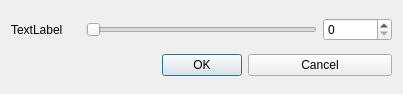
<?xml version="1.0" encoding="UTF-8"?>
<ui version="4.0">
 <class>EnterDialog</class>
 <widget class="QDialog" name="EnterDialog">
  <property name="geometry">
   <rect>
    <x>0</x>
    <y>0</y>
    <width>403</width>
    <height>94</height>
   </rect>
  </property>
  <property name="windowTitle">
   <string>Dialog</string>
  </property>
  <layout class="QGridLayout" name="gridLayout">
   <item row="0" column="0">
    <widget class="QLabel" name="label">
     <property name="text">
      <string>TextLabel</string>
     </property>
    </widget>
   </item>
   <item row="0" column="1" colspan="3">
    <widget class="QSlider" name="horizontalSlider">
     <property name="orientation">
      <enum>Qt::Horizontal</enum>
     </property>
    </widget>
   </item>
   <item row="0" column="4">
    <widget class="QSpinBox" name="spinBox"/>
   </item>
   <item row="1" column="0" colspan="2">
    <spacer name="horizontalSpacer">
     <property name="orientation">
      <enum>Qt::Horizontal</enum>
     </property>
     <property name="sizeHint" stdset="0">
      <size>
       <width>132</width>
       <height>20</height>
      </size>
     </property>
    </spacer>
   </item>
   <item row="1" column="2">
    <widget class="QPushButton" name="okButton">
     <property name="text">
      <string>OK</string>
     </property>
    </widget>
   </item>
   <item row="1" column="3" colspan="2">
    <widget class="QPushButton" name="cancelButton">
     <property name="text">
      <string>Cancel</string>
     </property>
    </widget>
   </item>
  </layout>
 </widget>
 <resources/>
 <connections>
  <connection>
   <sender>okButton</sender>
   <signal>clicked()</signal>
   <receiver>EnterDialog</receiver>
   <slot>accept()</slot>
   <hints>
    <hint type="sourcelabel">
     <x>208</x>
     <y>65</y>
    </hint>
    <hint type="destinationlabel">
     <x>233</x>
     <y>29</y>
    </hint>
   </hints>
  </connection>
  <connection>
   <sender>cancelButton</sender>
   <signal>clicked()</signal>
   <receiver>EnterDialog</receiver>
   <slot>reject()</slot>
   <hints>
    <hint type="sourcelabel">
     <x>330</x>
     <y>66</y>
    </hint>
    <hint type="destinationlabel">
     <x>197</x>
     <y>93</y>
    </hint>
   </hints>
  </connection>
  <connection>
   <sender>horizontalSlider</sender>
   <signal>valueChanged(int)</signal>
   <receiver>spinBox</receiver>
   <slot>setValue(int)</slot>
   <hints>
    <hint type="sourcelabel">
     <x>142</x>
     <y>20</y>
    </hint>
    <hint type="destinationlabel">
     <x>363</x>
     <y>19</y>
    </hint>
   </hints>
  </connection>
  <connection>
   <sender>spinBox</sender>
   <signal>valueChanged(int)</signal>
   <receiver>horizontalSlider</receiver>
   <slot>setValue(int)</slot>
   <hints>
    <hint type="sourcelabel">
     <x>363</x>
     <y>34</y>
    </hint>
    <hint type="destinationlabel">
     <x>112</x>
     <y>22</y>
    </hint>
   </hints>
  </connection>
 </connections>
</ui>
